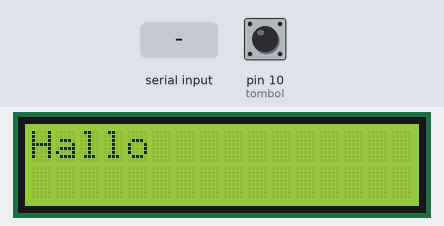
The sketch below on a simulated Arduino Uno, built with avr-gcc and run on an emulated ATmega328P. Parts: 16×2 character LCD. Inputs (shaded band) come from the test bench; at power-on: pin 10 (tombol) HIGH.

Above: at 1.2 s.
1.3 s: "1" received over Serial
At 3.6 s:
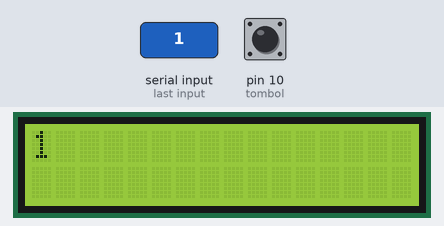
4.3 s: pin 10 (tombol) pulled LOW for 0.15 s
At 4.7 s:
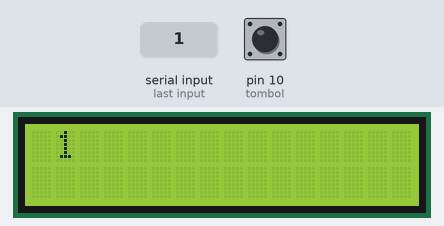
Timing chart, 0 to 7.3 s (numbered marks = the images above; inputs shaded):
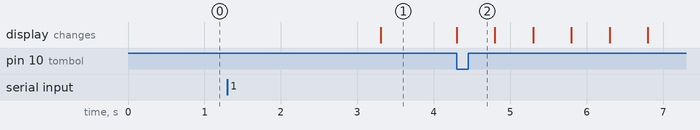

The sketch:

nomer_7.ino
```cpp
#include <LiquidCrystal.h>
LiquidCrystal lcd(12, 11, 5, 4, 3, 2); //C:\\Users\\USER\\AppData\\Local\\Temp\\arduino_build_477233/nomer_7.ino.hex
int tombol=10;
void setup(){
lcd.begin(16, 2);
Serial.begin(9600);
lcd.print("Hallo");
pinMode(tombol,INPUT);
}
void loop()
{
if (Serial.available()) {
delay(2000);
lcd.clear();
while (Serial.available() > 0) {
lcd.write(Serial.read());
}
}
if (digitalRead(tombol)==LOW){
 for (int positionCounter = 0;
 positionCounter < 16;
 positionCounter++)
 {
 lcd.scrollDisplayRight();
 delay(500);
 }
 delay(500);
 }
}
```

Measured:
- after the input at 1.3 s, the display: changes after 2.0 s (image 1)
- after the input at 4.3 s, the display: changes at once (image 2)
